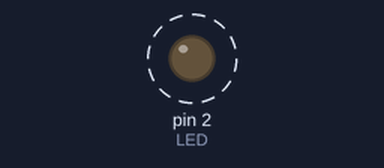
This sketch was run on a simulated Arduino Uno, built with avr-gcc and run on an emulated ATmega328P. On the bench: output pins drawn as LEDs (lit = HIGH). Dashed ring = blinking.

Above: at 0.02 s.
Timing chart, 0 to 3.0 s (numbered marks = the images above):
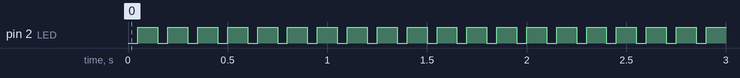

The sketch:

sketch_sep9a.ino
```cpp
#define LED 2
void setup() {
// Set pin mode
pinMode(LED,OUTPUT);
}
void loop() {
delay(50);
digitalWrite(LED,HIGH);
delay(100);
digitalWrite(LED,LOW);
}
```

Measured:
- by itself, pin 2 (LED): alternates HIGH for 0.10 s and LOW for 0.05 s
